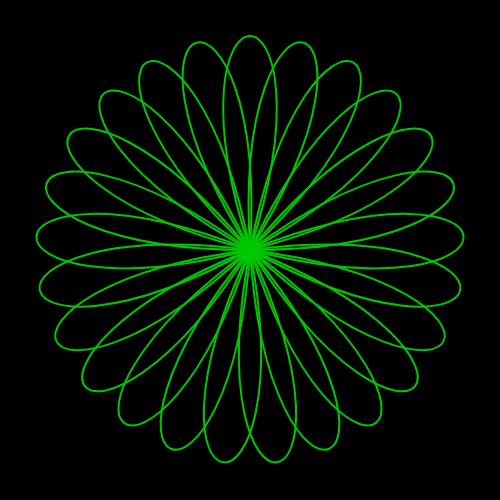
Frame 1 (no input)
Frame 60 (no input): identical to frame 1, image omitted
Frame 120 (the mouse pressed at the canvas centre since frame 60): identical to frame 1, image omitted

The p5.js sketch that drew this single still picture (run headless with seeded random() and noise() and a simulated clock; from frame 60 on, the mouse is pressed at the canvas centre):

// p5.js sketch
// ── sketch.js


var centerPos;
const drawDebug = true; 

function setup() {
    createCanvas(500, 500);

    centerPos = createVector(250, 250);
}


function drawPetal(tipPos, length, angle, petalAngle) 
{
    stroke(100);
    strokeWeight(3);

    halfPetalAngle = 0.5 * petalAngle;
    
    // line(tipPos.x, tipPos.y, tipPos.x, tipPos.y + length);

    vec = createVector(0, -length);
    vec.rotate(angle);
    leftVec = vec.copy(); 
    leftVec.rotate(halfPetalAngle);
    rightVec = vec.copy();
    rightVec.rotate(-halfPetalAngle);

    //console.log("leftVec=" + leftVec + " right=" + rightVec);
    


    c1 = p5.Vector.add(tipPos, leftVec);
    c2 = p5.Vector.add(tipPos, rightVec);


    drawBezier(tipPos, tipPos, c1, c2);
    //drawDebugBezier(tipPos, tipPos, c1, c2);
}


function drawBezier(p1, p2, c1, c2) {
    // Draw the Reference line
    

    strokeWeight(2);
    stroke(0, 200, 0);
    //fill(0, 200, 0);
    bezier(p1.x, p1.y, c1.x, c1.y, c2.x, c2.y, p2.x, p2.y);
}

function drawDebugBezier(p1, p2, c1, c2) {
    // Draw the Reference line
    strokeWeight(1);
    stroke(100);
    line(p1.x, p1.y, p2.x, p2.y);


    strokeWeight(2);
    stroke(0, 200, 0);
    //fill(0, 200, 0);
    bezier(p1.x, p1.y, c1.x, c1.y, c2.x, c2.y, p2.x, p2.y);

    // Draw the control point
    strokeWeight(4);
    stroke(200, 0, 0);
    point(c1.x, c1.y);
    point(c2.x, c2.y);
}

gAngle = 0;
function draw() {
    background(0);

    noFill();
    petalCount = 25;
    petalLength = 300; 
    petalAngle = PI * 0.2;

    deltaAngle = TAU / petalCount;  // TAU is 2PI 

    angle = gAngle;
    for(i=0; i<petalCount; i++) {
        drawPetal(centerPos, petalLength, angle, petalAngle);

        angle += deltaAngle;
    }
    
    //gAngle += PI * 0.005;
//centerPos

    // p1 = {}, p2 = {}, c1 = {}, c2 = {};
    // p1.x = 100;
    // p1.y = 50;
    // p2.x = 100;
    // p2.y = 200;

    // // Draw the Reference line
    // strokeWeight(1);
    // stroke(200, 0, 0);
    // line(p1.x, p1.y, p2.x, p2.y);

    // // Draw the Curver 
    // c1.x = 10; c1.y = 50;
    // c2.x = 200; c2.y = 130;

    // strokeWeight(2);
    // stroke(0, 200, 0);
    // bezier(p1.x, p1.y, c1.x, c1.y, c2.x, c2.y, p2.x, p2.y);

    // // Draw the control point
    // strokeWeight(4);
    // stroke(0, 0, 200);
    // point(c1.x, c1.y);
    // point(c2.x, c2.y);

    // //drawDebugBezier
    
    // p1 = createVector(400, 50);
    // p2 = createVector(400, 200);
    // c1 = p5.Vector.add(p1, v1);
    // c2 = p5.Vector.add(p2, v2);

    // drawDebugBezier(p1, p2, c1, c2);
    // v1.rotate(PI * 0.01);
    // v2.rotate(PI * 0.005);
}
